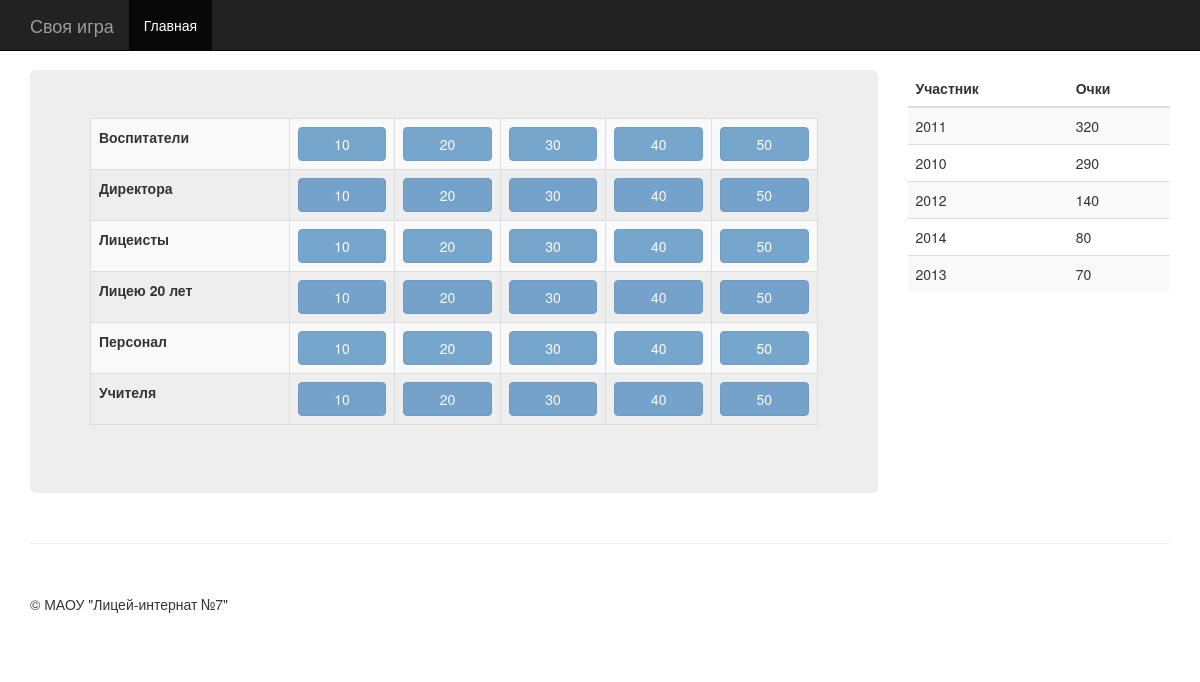
The app's page / (signed in) with its own data.
### main/models.py (models this page shows, shortened)
class Topic(models.Model):
    name = models.TextField(max_length=300)

class Question(models.Model):
    name = models.TextField(max_length=1000)
    topic_name = models.ForeignKey(Topic)
    SCORE_CHOICES = (
        (10, 10),
        (20, 20),
        (30, 30),
        (40, 40),
        (50, 50)
    )
    score = models.IntegerField(choices=SCORE_CHOICES)
    image = models.ImageField(blank=True, null=True, upload_to='imgs/questions')
    used = models.BooleanField(default=False)
    team_answered = models.ForeignKey(Team, blank=True, null=True)
    question_answer = models.TextField(max_length=1000)
    answer_image = models.ImageField(blank=True, null=True, upload_to='imgs/answers')
    class Meta:
        unique_together = ('topic_name', 'score')

class Team(models.Model):
    name = models.TextField(max_length=300)

### main/views.py (the view)
# urls.py: url(r'^$', 'index', name='home'),
@login_required()
def index(request):
    teams_score = get_sorted_teams_data()
    topics_questions = get_topics_questions()
    return render(request, 'main/index.html', {"teams_sorted": teams_score, "topics_questions": topics_questions})

### main/views.py (called while the page is built)
def get_sorted_teams_data():
    team_list = Team.objects.all()
    teams_score = {}
    for i in team_list:
        questions = i.question_set.all()
        sum = 0
        for j in questions:
            sum += j.score
        teams_score[i.name] = sum
    teams_score = sorted(teams_score.items(), key=operator.itemgetter(1), reverse=True)
    return teams_score

def get_topics_questions():
    topics_list = Topic.objects.all().order_by('name')
    list = []
    for i in topics_list:
        tmp = TableEntry(i.name, i.question_set.all().order_by('score'))
        list.append(tmp)
    return list

### main/templates/main/index.html
{% extends 'main/main.html' %}
{% block mainarea %}
    <table class="table table-bordered table-responsive table-striped">
    <tbody>
    {% for topics_question in topics_questions %}
                <tr>
                  <th scope="row">{{ topics_question.topic_name }}</th>
                    {% for question in topics_question.question_list %}
                        {% if question.team_answered %}
                            <td class=""><a href="#" class="btn form-control btn-primary btn disabled">{{ question.score }}</a></td>
                        {% else %}
                            <td><a href="{% url 'question' question.id %}" class="form-control btn btn-primary btn">{{ question.score }}</a></td>
                        {% endif %}
                    {% endfor %}
                </tr>
    {% endfor %}
    </tbody>
    </table>
{% endblock %}
{% block sidebarmenu %}
    <table class="table table-striped">
    <thead>
        <tr>
            <th>Участник</th>
            <th>Очки</th>
        </tr>
    </thead>
        <tbody class="">
        {% for team in teams_sorted %}
            <tr>
                <td>{{ team.0 }}</td>
                <td>{{ team.1 }}</td>
            </tr>
        {% endfor %}
    </tbody>
    </table>
{% endblock %}

### main/static/main/css/offcanvas.css (style rules this page uses)
html, body { overflow-x: hidden; }
body { padding-top: 70px; }

### records on screen
Topic: topic_name "Воспитатели"
Question: score "10"
Question: score "20"
Question: score "30"
Question: score "40"
Question: score "50"
Topic: topic_name "Директора"
Question: score "10"
Question: score "20"
Question: score "30"
Question: score "40"
Question: score "50"
Topic: topic_name "Лицеисты"
Question: score "10"
Question: score "20"
Question: score "30"
Question: score "40"
Question: score "50"
Topic: topic_name "Лицею 20 лет"
Question: score "10"
Question: score "20"
Question: score "30"
Question: score "40"
Question: score "50"
Topic: topic_name "Персонал"
Question: score "10"
Question: score "20"
Question: score "30"
Question: score "40"
Question: score "50"
Topic: topic_name "Учителя"
Question: score "10"
Question: score "20"
Question: score "30"
Question: score "40"
Question: score "50"
Team: name "2011"
Team: name "2010"
Team: name "2012"
Team: name "2014"
Team: name "2013"

### other values on screen
{{ team.1 }} "320" "290" "140" "80" "70"
